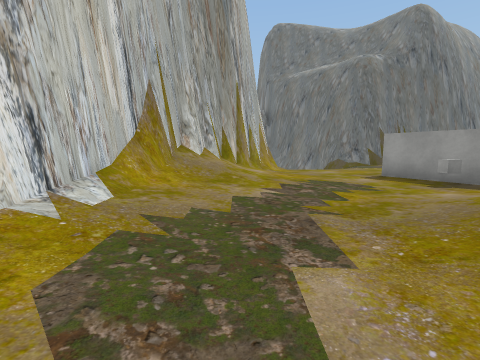
view 1 (above)

24 first-person views from a walk through a 3-D level made in the Unity game engine. The camera is 1.4 m above the floor, tilts 6° down and sees 85° across. The floor is counted in squares, 2.2 m on a side. Each view is taken from the middle of a square. On the plan, view 1 faces up. The plan holds only what a view shows up to about 9 squares ahead; the rest is blank. The place goes on beyond the plan. The player is left out. Some surface patterns are stand-ins.

view 2
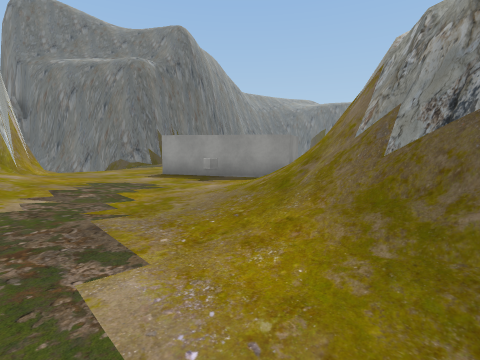

view 3
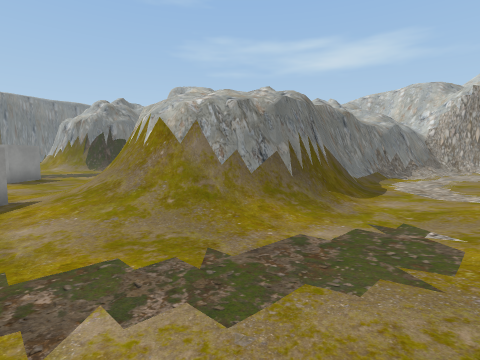

view 4
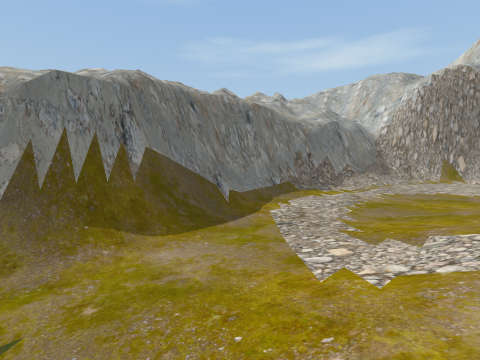

view 5
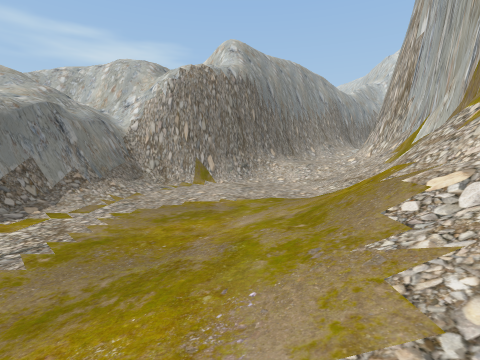

view 6
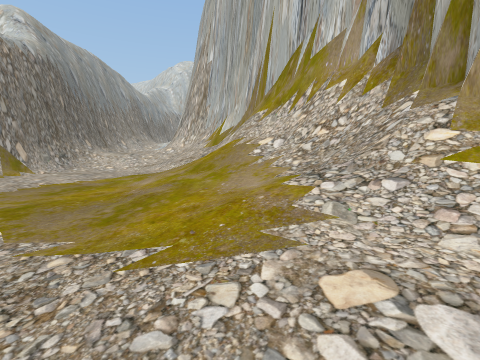

view 7
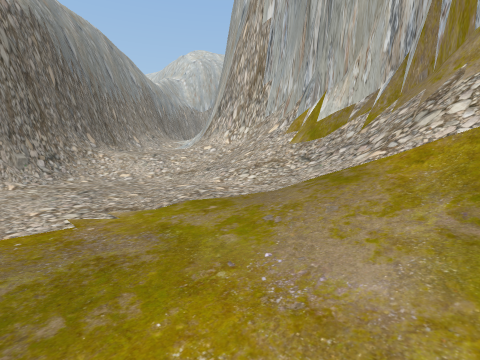

view 8
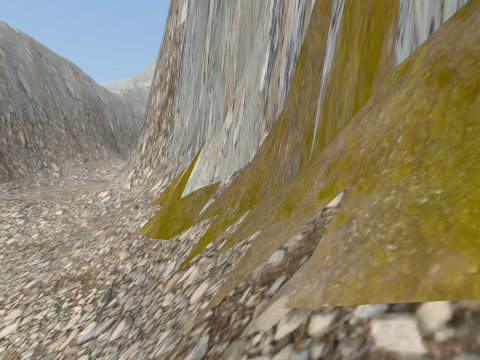

view 9
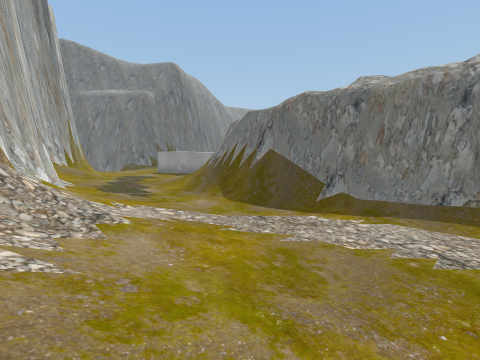

view 10
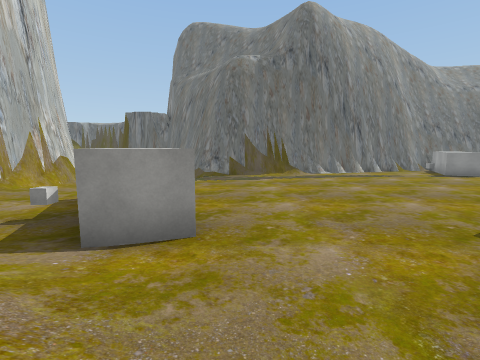

view 11
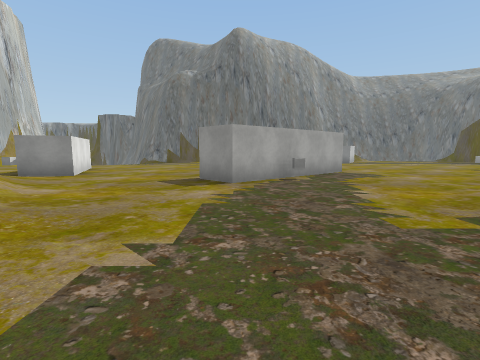

view 12
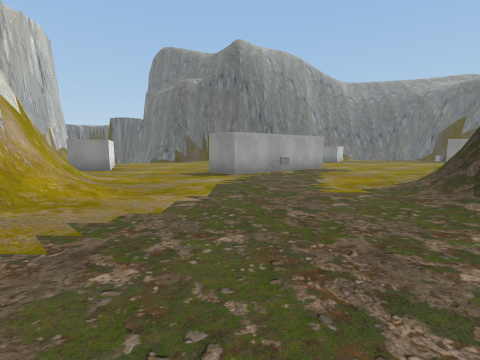

view 13
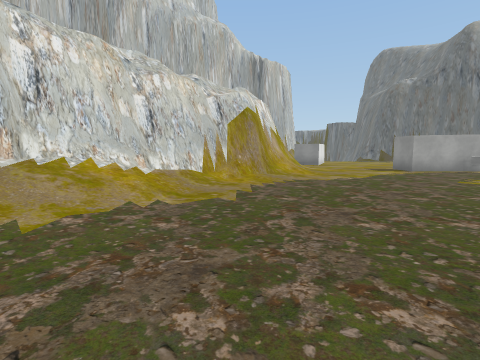

view 14
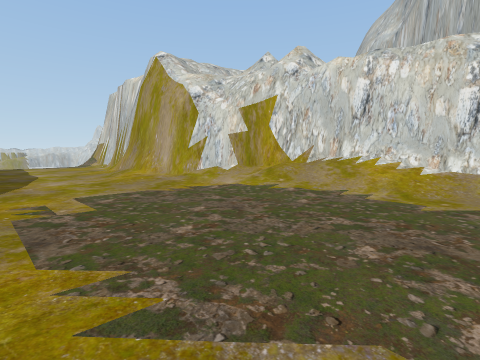

view 15
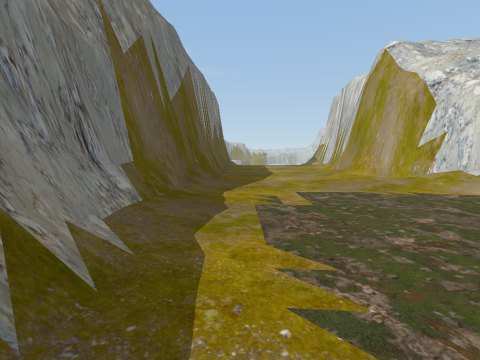

view 16
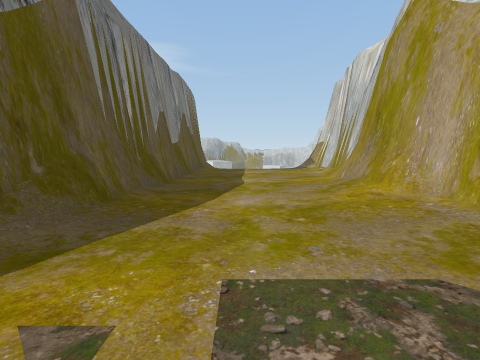

view 17
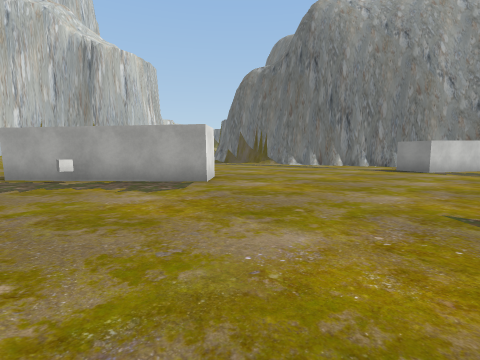

view 18
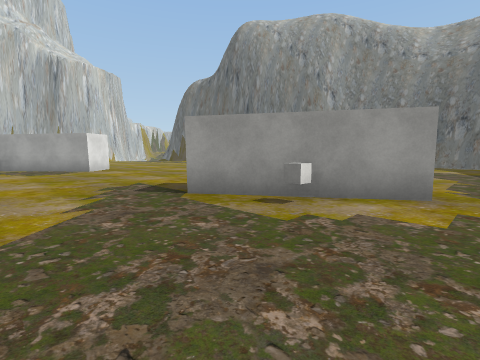

view 19
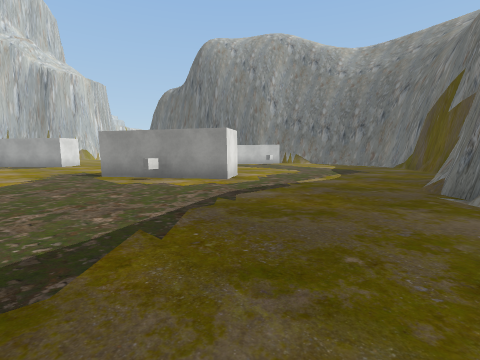

view 20
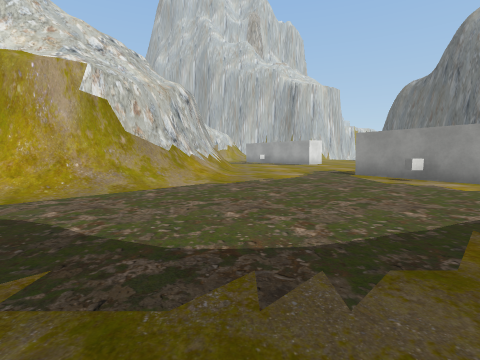

view 21
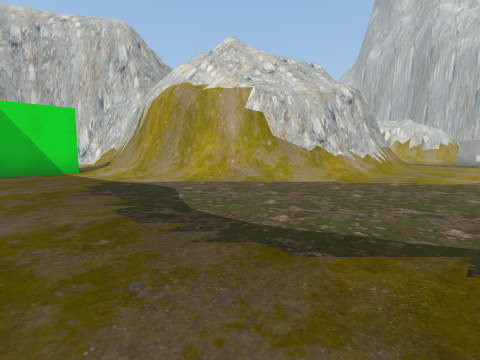

view 22
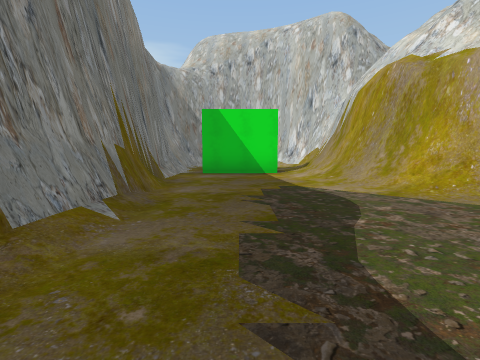

view 23
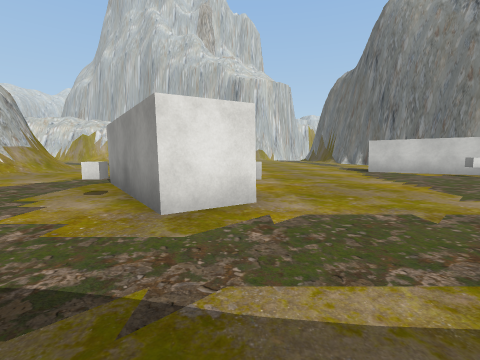

view 24
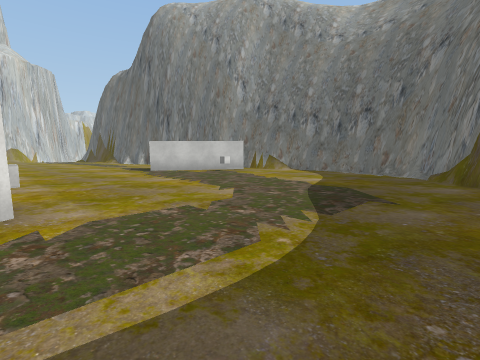

### Floor plan
Key: @ floor where view 1 was taken; # wall or solid block; . main floor; : floor 1.5 m higher than the main floor; / step, stairs or slope; = window, fence, low wall or low ledge; C cube; O other object.
Columns run from 6 left of view 1 to 29 right of it. Each row starts with its distance up from view 1.
 17                             ###
 16                            ...###
 15                         ##......#
 14                        ##O......##
 13                        #.........#
 12                        ...........
 11                       ...........
 10        #/   .....................#
  9        #... .....................##
  8       ##... ................C#....#
  7      ##/..##.............. ###....
  6     ##//...#.......##.....##C......
  5     #///..C##.....##...............
  4     #///...##....##................
  3     #//./////....#C................
  2     #/..//##//.....................
  1    ##/.//### //....../ ####//......#
  0    #//@/##   #/...../#    ###/.....#
 -1    #//./#    ##/..../#      ##/....#
 -2   ##//./#     #/..../        ##/...#
 -3   #///./##    #/....          #/...#
 -4   #///..##    #/....          #/...#
 -5  ##///../#    #/..../         #/####
 -6 ##///...##    #/.....#        #/
 -7 #////...##    #//....##
 -8 #=///../#     #//..../#
 -9 #///.../#     ##/....##
-10 #///...##      #//...#
-11 ///....##      ##/...#
-12 ///./###        ##...#
-13 ////##          ##...#
-14 ///##           ##...#
-15 ::/#            #....#
-16 :/##            #....#
-17 ###             #....#

Positions as (right, up) in squares from view 1, and headings:
1: (0, 0), facing up
2: (0, 0), facing up-right
3: (-1, 4), facing down-right
4: (-2, 0), facing down-right
5: (-2, -3), facing down
6: (0, -2), facing down-left
7: (-1, -6), facing down-left
8: (-4, -6), facing down-left
9: (-3, -6), facing up-right
10: (7, 1), facing up
11: (11, -3), facing up
12: (11, -5), facing up
13: (13, -8), facing up-left
14: (14, -5), facing down-left
15: (14, -5), facing down
16: (13, -8), facing down
17: (19, 2), facing up-left
18: (24, 3), facing up-left
19: (28, 3), facing up-left
20: (28, 2), facing left
21: (28, 4), facing down-left
22: (27, 3), facing down
23: (26, 8), facing left
24: (26, 8), facing up-left
